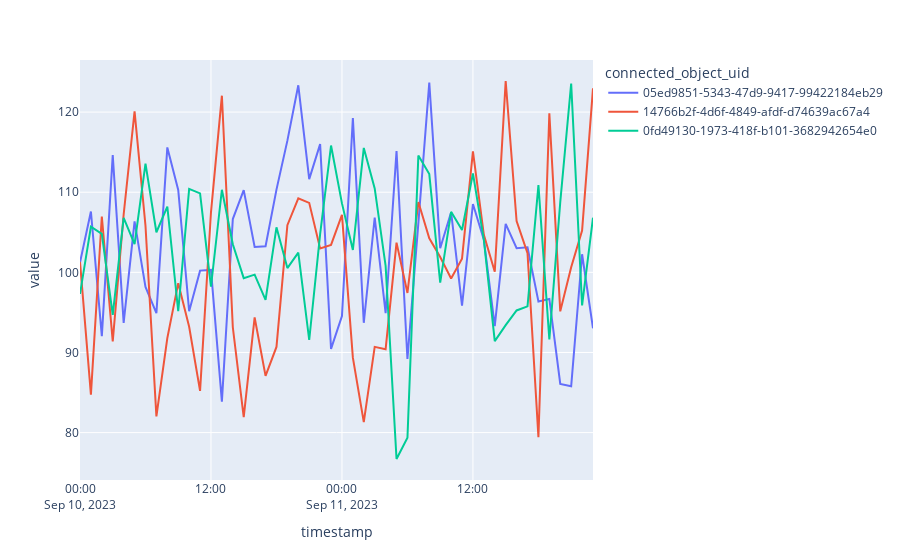

Notebook source saved alongside this figure:
### Code cell
df_measures.plot(
    x="timestamp", y="value", color="connected_object_uid", backend="plotly"
)
